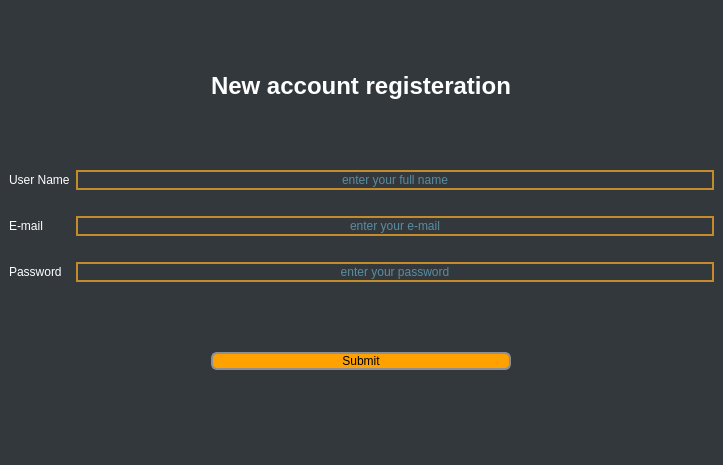
<?xml version="1.0" encoding="UTF-8"?>
<ui version="4.0">
 <class>MainWindow</class>
 <widget class="QMainWindow" name="MainWindow">
  <property name="geometry">
   <rect>
    <x>0</x>
    <y>0</y>
    <width>723</width>
    <height>465</height>
   </rect>
  </property>
  <property name="sizePolicy">
   <sizepolicy hsizetype="Preferred" vsizetype="Preferred">
    <horstretch>0</horstretch>
    <verstretch>0</verstretch>
   </sizepolicy>
  </property>
  <property name="windowTitle">
   <string>MainWindow</string>
  </property>
  <property name="styleSheet">
   <string notr="true">background-color: rgb(51, 56, 61);</string>
  </property>
  <widget class="QWidget" name="centralwidget">
   <layout class="QGridLayout" name="gridLayout">
    <item row="9" column="0">
     <widget class="QLabel" name="password">
      <property name="palette">
       <palette>
        <active>
         <colorrole role="WindowText">
          <brush brushstyle="SolidPattern">
           <color alpha="255">
            <red>255</red>
            <green>255</green>
            <blue>255</blue>
           </color>
          </brush>
         </colorrole>
         <colorrole role="Button">
          <brush brushstyle="SolidPattern">
           <color alpha="255">
            <red>51</red>
            <green>56</green>
            <blue>61</blue>
           </color>
          </brush>
         </colorrole>
         <colorrole role="Base">
          <brush brushstyle="SolidPattern">
           <color alpha="255">
            <red>51</red>
            <green>56</green>
            <blue>61</blue>
           </color>
          </brush>
         </colorrole>
         <colorrole role="Window">
          <brush brushstyle="SolidPattern">
           <color alpha="255">
            <red>51</red>
            <green>56</green>
            <blue>61</blue>
           </color>
          </brush>
         </colorrole>
        </active>
        <inactive>
         <colorrole role="WindowText">
          <brush brushstyle="SolidPattern">
           <color alpha="255">
            <red>255</red>
            <green>255</green>
            <blue>255</blue>
           </color>
          </brush>
         </colorrole>
         <colorrole role="Button">
          <brush brushstyle="SolidPattern">
           <color alpha="255">
            <red>51</red>
            <green>56</green>
            <blue>61</blue>
           </color>
          </brush>
         </colorrole>
         <colorrole role="Base">
          <brush brushstyle="SolidPattern">
           <color alpha="255">
            <red>51</red>
            <green>56</green>
            <blue>61</blue>
           </color>
          </brush>
         </colorrole>
         <colorrole role="Window">
          <brush brushstyle="SolidPattern">
           <color alpha="255">
            <red>51</red>
            <green>56</green>
            <blue>61</blue>
           </color>
          </brush>
         </colorrole>
        </inactive>
        <disabled>
         <colorrole role="WindowText">
          <brush brushstyle="SolidPattern">
           <color alpha="255">
            <red>164</red>
            <green>164</green>
            <blue>164</blue>
           </color>
          </brush>
         </colorrole>
         <colorrole role="Button">
          <brush brushstyle="SolidPattern">
           <color alpha="255">
            <red>51</red>
            <green>56</green>
            <blue>61</blue>
           </color>
          </brush>
         </colorrole>
         <colorrole role="Base">
          <brush brushstyle="SolidPattern">
           <color alpha="255">
            <red>51</red>
            <green>56</green>
            <blue>61</blue>
           </color>
          </brush>
         </colorrole>
         <colorrole role="Window">
          <brush brushstyle="SolidPattern">
           <color alpha="255">
            <red>51</red>
            <green>56</green>
            <blue>61</blue>
           </color>
          </brush>
         </colorrole>
        </disabled>
       </palette>
      </property>
      <property name="text">
       <string>Password</string>
      </property>
      <property name="scaledContents">
       <bool>true</bool>
      </property>
     </widget>
    </item>
    <item row="10" column="1">
     <spacer name="verticalSpacer_2">
      <property name="orientation">
       <enum>Qt::Vertical</enum>
      </property>
      <property name="sizeType">
       <enum>QSizePolicy::MinimumExpanding</enum>
      </property>
      <property name="sizeHint" stdset="0">
       <size>
        <width>20</width>
        <height>20</height>
       </size>
      </property>
     </spacer>
    </item>
    <item row="4" column="3">
     <spacer name="verticalSpacer_3">
      <property name="orientation">
       <enum>Qt::Vertical</enum>
      </property>
      <property name="sizeType">
       <enum>QSizePolicy::Expanding</enum>
      </property>
      <property name="sizeHint" stdset="0">
       <size>
        <width>20</width>
        <height>20</height>
       </size>
      </property>
     </spacer>
    </item>
    <item row="5" column="0">
     <widget class="QLabel" name="name">
      <property name="palette">
       <palette>
        <active>
         <colorrole role="WindowText">
          <brush brushstyle="SolidPattern">
           <color alpha="255">
            <red>255</red>
            <green>255</green>
            <blue>255</blue>
           </color>
          </brush>
         </colorrole>
         <colorrole role="Button">
          <brush brushstyle="SolidPattern">
           <color alpha="255">
            <red>51</red>
            <green>56</green>
            <blue>61</blue>
           </color>
          </brush>
         </colorrole>
         <colorrole role="Base">
          <brush brushstyle="SolidPattern">
           <color alpha="255">
            <red>51</red>
            <green>56</green>
            <blue>61</blue>
           </color>
          </brush>
         </colorrole>
         <colorrole role="Window">
          <brush brushstyle="SolidPattern">
           <color alpha="255">
            <red>51</red>
            <green>56</green>
            <blue>61</blue>
           </color>
          </brush>
         </colorrole>
        </active>
        <inactive>
         <colorrole role="WindowText">
          <brush brushstyle="SolidPattern">
           <color alpha="255">
            <red>255</red>
            <green>255</green>
            <blue>255</blue>
           </color>
          </brush>
         </colorrole>
         <colorrole role="Button">
          <brush brushstyle="SolidPattern">
           <color alpha="255">
            <red>51</red>
            <green>56</green>
            <blue>61</blue>
           </color>
          </brush>
         </colorrole>
         <colorrole role="Base">
          <brush brushstyle="SolidPattern">
           <color alpha="255">
            <red>51</red>
            <green>56</green>
            <blue>61</blue>
           </color>
          </brush>
         </colorrole>
         <colorrole role="Window">
          <brush brushstyle="SolidPattern">
           <color alpha="255">
            <red>51</red>
            <green>56</green>
            <blue>61</blue>
           </color>
          </brush>
         </colorrole>
        </inactive>
        <disabled>
         <colorrole role="WindowText">
          <brush brushstyle="SolidPattern">
           <color alpha="255">
            <red>164</red>
            <green>164</green>
            <blue>164</blue>
           </color>
          </brush>
         </colorrole>
         <colorrole role="Button">
          <brush brushstyle="SolidPattern">
           <color alpha="255">
            <red>51</red>
            <green>56</green>
            <blue>61</blue>
           </color>
          </brush>
         </colorrole>
         <colorrole role="Base">
          <brush brushstyle="SolidPattern">
           <color alpha="255">
            <red>51</red>
            <green>56</green>
            <blue>61</blue>
           </color>
          </brush>
         </colorrole>
         <colorrole role="Window">
          <brush brushstyle="SolidPattern">
           <color alpha="255">
            <red>51</red>
            <green>56</green>
            <blue>61</blue>
           </color>
          </brush>
         </colorrole>
        </disabled>
       </palette>
      </property>
      <property name="text">
       <string>User Name</string>
      </property>
      <property name="scaledContents">
       <bool>true</bool>
      </property>
     </widget>
    </item>
    <item row="8" column="1">
     <spacer name="verticalSpacer_5">
      <property name="orientation">
       <enum>Qt::Vertical</enum>
      </property>
      <property name="sizeType">
       <enum>QSizePolicy::Preferred</enum>
      </property>
      <property name="sizeHint" stdset="0">
       <size>
        <width>20</width>
        <height>20</height>
       </size>
      </property>
     </spacer>
    </item>
    <item row="12" column="5">
     <spacer name="horizontalSpacer">
      <property name="orientation">
       <enum>Qt::Horizontal</enum>
      </property>
      <property name="sizeHint" stdset="0">
       <size>
        <width>40</width>
        <height>20</height>
       </size>
      </property>
     </spacer>
    </item>
    <item row="2" column="3">
     <spacer name="verticalSpacer">
      <property name="orientation">
       <enum>Qt::Vertical</enum>
      </property>
      <property name="sizeType">
       <enum>QSizePolicy::Expanding</enum>
      </property>
      <property name="sizeHint" stdset="0">
       <size>
        <width>20</width>
        <height>20</height>
       </size>
      </property>
     </spacer>
    </item>
    <item row="7" column="1" colspan="6">
     <widget class="QLineEdit" name="mailTxt">
      <property name="sizePolicy">
       <sizepolicy hsizetype="Expanding" vsizetype="Fixed">
        <horstretch>100</horstretch>
        <verstretch>0</verstretch>
       </sizepolicy>
      </property>
      <property name="palette">
       <palette>
        <active>
         <colorrole role="Button">
          <brush brushstyle="SolidPattern">
           <color alpha="255">
            <red>51</red>
            <green>56</green>
            <blue>61</blue>
           </color>
          </brush>
         </colorrole>
         <colorrole role="Text">
          <brush brushstyle="SolidPattern">
           <color alpha="255">
            <red>173</red>
            <green>212</green>
            <blue>136</blue>
           </color>
          </brush>
         </colorrole>
         <colorrole role="Base">
          <brush brushstyle="SolidPattern">
           <color alpha="255">
            <red>51</red>
            <green>56</green>
            <blue>61</blue>
           </color>
          </brush>
         </colorrole>
         <colorrole role="Window">
          <brush brushstyle="SolidPattern">
           <color alpha="255">
            <red>51</red>
            <green>56</green>
            <blue>61</blue>
           </color>
          </brush>
         </colorrole>
         <colorrole role="PlaceholderText">
          <brush brushstyle="SolidPattern">
           <color alpha="128">
            <red>130</red>
            <green>224</green>
            <blue>255</blue>
           </color>
          </brush>
         </colorrole>
        </active>
        <inactive>
         <colorrole role="Button">
          <brush brushstyle="SolidPattern">
           <color alpha="255">
            <red>51</red>
            <green>56</green>
            <blue>61</blue>
           </color>
          </brush>
         </colorrole>
         <colorrole role="Text">
          <brush brushstyle="SolidPattern">
           <color alpha="255">
            <red>173</red>
            <green>212</green>
            <blue>136</blue>
           </color>
          </brush>
         </colorrole>
         <colorrole role="Base">
          <brush brushstyle="SolidPattern">
           <color alpha="255">
            <red>51</red>
            <green>56</green>
            <blue>61</blue>
           </color>
          </brush>
         </colorrole>
         <colorrole role="Window">
          <brush brushstyle="SolidPattern">
           <color alpha="255">
            <red>51</red>
            <green>56</green>
            <blue>61</blue>
           </color>
          </brush>
         </colorrole>
         <colorrole role="PlaceholderText">
          <brush brushstyle="SolidPattern">
           <color alpha="128">
            <red>130</red>
            <green>224</green>
            <blue>255</blue>
           </color>
          </brush>
         </colorrole>
        </inactive>
        <disabled>
         <colorrole role="Button">
          <brush brushstyle="SolidPattern">
           <color alpha="255">
            <red>51</red>
            <green>56</green>
            <blue>61</blue>
           </color>
          </brush>
         </colorrole>
         <colorrole role="Text">
          <brush brushstyle="SolidPattern">
           <color alpha="255">
            <red>170</red>
            <green>170</green>
            <blue>170</blue>
           </color>
          </brush>
         </colorrole>
         <colorrole role="Base">
          <brush brushstyle="SolidPattern">
           <color alpha="255">
            <red>51</red>
            <green>56</green>
            <blue>61</blue>
           </color>
          </brush>
         </colorrole>
         <colorrole role="Window">
          <brush brushstyle="SolidPattern">
           <color alpha="255">
            <red>51</red>
            <green>56</green>
            <blue>61</blue>
           </color>
          </brush>
         </colorrole>
         <colorrole role="PlaceholderText">
          <brush brushstyle="SolidPattern">
           <color alpha="128">
            <red>130</red>
            <green>224</green>
            <blue>255</blue>
           </color>
          </brush>
         </colorrole>
        </disabled>
       </palette>
      </property>
      <property name="cursor">
       <cursorShape>IBeamCursor</cursorShape>
      </property>
      <property name="styleSheet">
       <string notr="true"> border: 2px solid #8f8f91;
    border-radius: 11px;
border-color:rgb(195, 139, 42);

</string>
      </property>
      <property name="text">
       <string/>
      </property>
      <property name="alignment">
       <set>Qt::AlignCenter</set>
      </property>
      <property name="placeholderText">
       <string>enter your e-mail</string>
      </property>
     </widget>
    </item>
    <item row="3" column="3">
     <widget class="QLabel" name="formTitle">
      <property name="palette">
       <palette>
        <active>
         <colorrole role="WindowText">
          <brush brushstyle="SolidPattern">
           <color alpha="255">
            <red>255</red>
            <green>255</green>
            <blue>255</blue>
           </color>
          </brush>
         </colorrole>
         <colorrole role="Button">
          <brush brushstyle="SolidPattern">
           <color alpha="255">
            <red>51</red>
            <green>56</green>
            <blue>61</blue>
           </color>
          </brush>
         </colorrole>
         <colorrole role="Base">
          <brush brushstyle="SolidPattern">
           <color alpha="255">
            <red>51</red>
            <green>56</green>
            <blue>61</blue>
           </color>
          </brush>
         </colorrole>
         <colorrole role="Window">
          <brush brushstyle="SolidPattern">
           <color alpha="255">
            <red>51</red>
            <green>56</green>
            <blue>61</blue>
           </color>
          </brush>
         </colorrole>
        </active>
        <inactive>
         <colorrole role="WindowText">
          <brush brushstyle="SolidPattern">
           <color alpha="255">
            <red>255</red>
            <green>255</green>
            <blue>255</blue>
           </color>
          </brush>
         </colorrole>
         <colorrole role="Button">
          <brush brushstyle="SolidPattern">
           <color alpha="255">
            <red>51</red>
            <green>56</green>
            <blue>61</blue>
           </color>
          </brush>
         </colorrole>
         <colorrole role="Base">
          <brush brushstyle="SolidPattern">
           <color alpha="255">
            <red>51</red>
            <green>56</green>
            <blue>61</blue>
           </color>
          </brush>
         </colorrole>
         <colorrole role="Window">
          <brush brushstyle="SolidPattern">
           <color alpha="255">
            <red>51</red>
            <green>56</green>
            <blue>61</blue>
           </color>
          </brush>
         </colorrole>
        </inactive>
        <disabled>
         <colorrole role="WindowText">
          <brush brushstyle="SolidPattern">
           <color alpha="255">
            <red>164</red>
            <green>164</green>
            <blue>164</blue>
           </color>
          </brush>
         </colorrole>
         <colorrole role="Button">
          <brush brushstyle="SolidPattern">
           <color alpha="255">
            <red>51</red>
            <green>56</green>
            <blue>61</blue>
           </color>
          </brush>
         </colorrole>
         <colorrole role="Base">
          <brush brushstyle="SolidPattern">
           <color alpha="255">
            <red>51</red>
            <green>56</green>
            <blue>61</blue>
           </color>
          </brush>
         </colorrole>
         <colorrole role="Window">
          <brush brushstyle="SolidPattern">
           <color alpha="255">
            <red>51</red>
            <green>56</green>
            <blue>61</blue>
           </color>
          </brush>
         </colorrole>
        </disabled>
       </palette>
      </property>
      <property name="font">
       <font>
        <pointsize>18</pointsize>
        <weight>75</weight>
        <bold>true</bold>
        <underline>false</underline>
       </font>
      </property>
      <property name="text">
       <string>New account registeration</string>
      </property>
     </widget>
    </item>
    <item row="7" column="0">
     <widget class="QLabel" name="mail">
      <property name="palette">
       <palette>
        <active>
         <colorrole role="WindowText">
          <brush brushstyle="SolidPattern">
           <color alpha="255">
            <red>255</red>
            <green>255</green>
            <blue>255</blue>
           </color>
          </brush>
         </colorrole>
         <colorrole role="Button">
          <brush brushstyle="SolidPattern">
           <color alpha="255">
            <red>51</red>
            <green>56</green>
            <blue>61</blue>
           </color>
          </brush>
         </colorrole>
         <colorrole role="Base">
          <brush brushstyle="SolidPattern">
           <color alpha="255">
            <red>51</red>
            <green>56</green>
            <blue>61</blue>
           </color>
          </brush>
         </colorrole>
         <colorrole role="Window">
          <brush brushstyle="SolidPattern">
           <color alpha="255">
            <red>51</red>
            <green>56</green>
            <blue>61</blue>
           </color>
          </brush>
         </colorrole>
        </active>
        <inactive>
         <colorrole role="WindowText">
          <brush brushstyle="SolidPattern">
           <color alpha="255">
            <red>255</red>
            <green>255</green>
            <blue>255</blue>
           </color>
          </brush>
         </colorrole>
         <colorrole role="Button">
          <brush brushstyle="SolidPattern">
           <color alpha="255">
            <red>51</red>
            <green>56</green>
            <blue>61</blue>
           </color>
          </brush>
         </colorrole>
         <colorrole role="Base">
          <brush brushstyle="SolidPattern">
           <color alpha="255">
            <red>51</red>
            <green>56</green>
            <blue>61</blue>
           </color>
          </brush>
         </colorrole>
         <colorrole role="Window">
          <brush brushstyle="SolidPattern">
           <color alpha="255">
            <red>51</red>
            <green>56</green>
            <blue>61</blue>
           </color>
          </brush>
         </colorrole>
        </inactive>
        <disabled>
         <colorrole role="WindowText">
          <brush brushstyle="SolidPattern">
           <color alpha="255">
            <red>164</red>
            <green>164</green>
            <blue>164</blue>
           </color>
          </brush>
         </colorrole>
         <colorrole role="Button">
          <brush brushstyle="SolidPattern">
           <color alpha="255">
            <red>51</red>
            <green>56</green>
            <blue>61</blue>
           </color>
          </brush>
         </colorrole>
         <colorrole role="Base">
          <brush brushstyle="SolidPattern">
           <color alpha="255">
            <red>51</red>
            <green>56</green>
            <blue>61</blue>
           </color>
          </brush>
         </colorrole>
         <colorrole role="Window">
          <brush brushstyle="SolidPattern">
           <color alpha="255">
            <red>51</red>
            <green>56</green>
            <blue>61</blue>
           </color>
          </brush>
         </colorrole>
        </disabled>
       </palette>
      </property>
      <property name="text">
       <string>E-mail</string>
      </property>
      <property name="scaledContents">
       <bool>true</bool>
      </property>
     </widget>
    </item>
    <item row="3" column="2">
     <spacer name="horizontalSpacer_2">
      <property name="orientation">
       <enum>Qt::Horizontal</enum>
      </property>
      <property name="sizeHint" stdset="0">
       <size>
        <width>40</width>
        <height>20</height>
       </size>
      </property>
     </spacer>
    </item>
    <item row="3" column="4">
     <spacer name="horizontalSpacer_3">
      <property name="orientation">
       <enum>Qt::Horizontal</enum>
      </property>
      <property name="sizeHint" stdset="0">
       <size>
        <width>40</width>
        <height>20</height>
       </size>
      </property>
     </spacer>
    </item>
    <item row="6" column="1">
     <spacer name="verticalSpacer_4">
      <property name="orientation">
       <enum>Qt::Vertical</enum>
      </property>
      <property name="sizeType">
       <enum>QSizePolicy::Preferred</enum>
      </property>
      <property name="sizeHint" stdset="0">
       <size>
        <width>20</width>
        <height>20</height>
       </size>
      </property>
     </spacer>
    </item>
    <item row="12" column="3">
     <widget class="QPushButton" name="submit">
      <property name="sizePolicy">
       <sizepolicy hsizetype="MinimumExpanding" vsizetype="Fixed">
        <horstretch>0</horstretch>
        <verstretch>0</verstretch>
       </sizepolicy>
      </property>
      <property name="palette">
       <palette>
        <active>
         <colorrole role="Button">
          <brush brushstyle="SolidPattern">
           <color alpha="255">
            <red>255</red>
            <green>162</green>
            <blue>0</blue>
           </color>
          </brush>
         </colorrole>
         <colorrole role="Base">
          <brush brushstyle="SolidPattern">
           <color alpha="255">
            <red>255</red>
            <green>162</green>
            <blue>0</blue>
           </color>
          </brush>
         </colorrole>
         <colorrole role="Window">
          <brush brushstyle="SolidPattern">
           <color alpha="255">
            <red>255</red>
            <green>162</green>
            <blue>0</blue>
           </color>
          </brush>
         </colorrole>
        </active>
        <inactive>
         <colorrole role="Button">
          <brush brushstyle="SolidPattern">
           <color alpha="255">
            <red>255</red>
            <green>162</green>
            <blue>0</blue>
           </color>
          </brush>
         </colorrole>
         <colorrole role="Base">
          <brush brushstyle="SolidPattern">
           <color alpha="255">
            <red>255</red>
            <green>162</green>
            <blue>0</blue>
           </color>
          </brush>
         </colorrole>
         <colorrole role="Window">
          <brush brushstyle="SolidPattern">
           <color alpha="255">
            <red>255</red>
            <green>162</green>
            <blue>0</blue>
           </color>
          </brush>
         </colorrole>
        </inactive>
        <disabled>
         <colorrole role="Button">
          <brush brushstyle="SolidPattern">
           <color alpha="255">
            <red>255</red>
            <green>162</green>
            <blue>0</blue>
           </color>
          </brush>
         </colorrole>
         <colorrole role="Base">
          <brush brushstyle="SolidPattern">
           <color alpha="255">
            <red>255</red>
            <green>162</green>
            <blue>0</blue>
           </color>
          </brush>
         </colorrole>
         <colorrole role="Window">
          <brush brushstyle="SolidPattern">
           <color alpha="255">
            <red>255</red>
            <green>162</green>
            <blue>0</blue>
           </color>
          </brush>
         </colorrole>
        </disabled>
       </palette>
      </property>
      <property name="styleSheet">
       <string notr="true">border: 2px solid #8f8f91;
background-color: rgb(255, 162, 0);
border-radius: 6px;</string>
      </property>
      <property name="text">
       <string>Submit</string>
      </property>
     </widget>
    </item>
    <item row="5" column="1" colspan="6">
     <widget class="QLineEdit" name="nameTxt">
      <property name="sizePolicy">
       <sizepolicy hsizetype="Expanding" vsizetype="Fixed">
        <horstretch>100</horstretch>
        <verstretch>0</verstretch>
       </sizepolicy>
      </property>
      <property name="palette">
       <palette>
        <active>
         <colorrole role="Button">
          <brush brushstyle="SolidPattern">
           <color alpha="255">
            <red>51</red>
            <green>56</green>
            <blue>61</blue>
           </color>
          </brush>
         </colorrole>
         <colorrole role="Text">
          <brush brushstyle="SolidPattern">
           <color alpha="255">
            <red>173</red>
            <green>212</green>
            <blue>136</blue>
           </color>
          </brush>
         </colorrole>
         <colorrole role="Base">
          <brush brushstyle="SolidPattern">
           <color alpha="255">
            <red>51</red>
            <green>56</green>
            <blue>61</blue>
           </color>
          </brush>
         </colorrole>
         <colorrole role="Window">
          <brush brushstyle="SolidPattern">
           <color alpha="255">
            <red>51</red>
            <green>56</green>
            <blue>61</blue>
           </color>
          </brush>
         </colorrole>
         <colorrole role="PlaceholderText">
          <brush brushstyle="SolidPattern">
           <color alpha="128">
            <red>130</red>
            <green>224</green>
            <blue>255</blue>
           </color>
          </brush>
         </colorrole>
        </active>
        <inactive>
         <colorrole role="Button">
          <brush brushstyle="SolidPattern">
           <color alpha="255">
            <red>51</red>
            <green>56</green>
            <blue>61</blue>
           </color>
          </brush>
         </colorrole>
         <colorrole role="Text">
          <brush brushstyle="SolidPattern">
           <color alpha="255">
            <red>173</red>
            <green>212</green>
            <blue>136</blue>
           </color>
          </brush>
         </colorrole>
         <colorrole role="Base">
          <brush brushstyle="SolidPattern">
           <color alpha="255">
            <red>51</red>
            <green>56</green>
            <blue>61</blue>
           </color>
          </brush>
         </colorrole>
         <colorrole role="Window">
          <brush brushstyle="SolidPattern">
           <color alpha="255">
            <red>51</red>
            <green>56</green>
            <blue>61</blue>
           </color>
          </brush>
         </colorrole>
         <colorrole role="PlaceholderText">
          <brush brushstyle="SolidPattern">
           <color alpha="128">
            <red>130</red>
            <green>224</green>
            <blue>255</blue>
           </color>
          </brush>
         </colorrole>
        </inactive>
        <disabled>
         <colorrole role="Button">
          <brush brushstyle="SolidPattern">
           <color alpha="255">
            <red>51</red>
            <green>56</green>
            <blue>61</blue>
           </color>
          </brush>
         </colorrole>
         <colorrole role="Text">
          <brush brushstyle="SolidPattern">
           <color alpha="255">
            <red>170</red>
            <green>170</green>
            <blue>170</blue>
           </color>
          </brush>
         </colorrole>
         <colorrole role="Base">
          <brush brushstyle="SolidPattern">
           <color alpha="255">
            <red>51</red>
            <green>56</green>
            <blue>61</blue>
           </color>
          </brush>
         </colorrole>
         <colorrole role="Window">
          <brush brushstyle="SolidPattern">
           <color alpha="255">
            <red>51</red>
            <green>56</green>
            <blue>61</blue>
           </color>
          </brush>
         </colorrole>
         <colorrole role="PlaceholderText">
          <brush brushstyle="SolidPattern">
           <color alpha="128">
            <red>130</red>
            <green>224</green>
            <blue>255</blue>
           </color>
          </brush>
         </colorrole>
        </disabled>
       </palette>
      </property>
      <property name="styleSheet">
       <string notr="true"> border: 2px solid #8f8f91;
 border-radius: 11px;
border-color:rgb(195, 139, 42);
</string>
      </property>
      <property name="text">
       <string/>
      </property>
      <property name="alignment">
       <set>Qt::AlignCenter</set>
      </property>
      <property name="placeholderText">
       <string>enter your full name</string>
      </property>
     </widget>
    </item>
    <item row="9" column="1" colspan="6">
     <widget class="QLineEdit" name="passwordTxt">
      <property name="sizePolicy">
       <sizepolicy hsizetype="Expanding" vsizetype="Fixed">
        <horstretch>100</horstretch>
        <verstretch>0</verstretch>
       </sizepolicy>
      </property>
      <property name="palette">
       <palette>
        <active>
         <colorrole role="WindowText">
          <brush brushstyle="SolidPattern">
           <color alpha="255">
            <red>173</red>
            <green>212</green>
            <blue>136</blue>
           </color>
          </brush>
         </colorrole>
         <colorrole role="Button">
          <brush brushstyle="SolidPattern">
           <color alpha="255">
            <red>51</red>
            <green>56</green>
            <blue>61</blue>
           </color>
          </brush>
         </colorrole>
         <colorrole role="Text">
          <brush brushstyle="SolidPattern">
           <color alpha="255">
            <red>173</red>
            <green>212</green>
            <blue>136</blue>
           </color>
          </brush>
         </colorrole>
         <colorrole role="Base">
          <brush brushstyle="SolidPattern">
           <color alpha="255">
            <red>51</red>
            <green>56</green>
            <blue>61</blue>
           </color>
          </brush>
         </colorrole>
         <colorrole role="Window">
          <brush brushstyle="SolidPattern">
           <color alpha="255">
            <red>51</red>
            <green>56</green>
            <blue>61</blue>
           </color>
          </brush>
         </colorrole>
         <colorrole role="PlaceholderText">
          <brush brushstyle="SolidPattern">
           <color alpha="128">
            <red>130</red>
            <green>224</green>
            <blue>255</blue>
           </color>
          </brush>
         </colorrole>
        </active>
        <inactive>
         <colorrole role="WindowText">
          <brush brushstyle="SolidPattern">
           <color alpha="255">
            <red>173</red>
            <green>212</green>
            <blue>136</blue>
           </color>
          </brush>
         </colorrole>
         <colorrole role="Button">
          <brush brushstyle="SolidPattern">
           <color alpha="255">
            <red>51</red>
            <green>56</green>
            <blue>61</blue>
           </color>
          </brush>
         </colorrole>
         <colorrole role="Text">
          <brush brushstyle="SolidPattern">
           <color alpha="255">
            <red>173</red>
            <green>212</green>
            <blue>136</blue>
           </color>
          </brush>
         </colorrole>
         <colorrole role="Base">
          <brush brushstyle="SolidPattern">
           <color alpha="255">
            <red>51</red>
            <green>56</green>
            <blue>61</blue>
           </color>
          </brush>
         </colorrole>
         <colorrole role="Window">
          <brush brushstyle="SolidPattern">
           <color alpha="255">
            <red>51</red>
            <green>56</green>
            <blue>61</blue>
           </color>
          </brush>
         </colorrole>
         <colorrole role="PlaceholderText">
          <brush brushstyle="SolidPattern">
           <color alpha="128">
            <red>130</red>
            <green>224</green>
            <blue>255</blue>
           </color>
          </brush>
         </colorrole>
        </inactive>
        <disabled>
         <colorrole role="WindowText">
          <brush brushstyle="SolidPattern">
           <color alpha="255">
            <red>164</red>
            <green>164</green>
            <blue>164</blue>
           </color>
          </brush>
         </colorrole>
         <colorrole role="Button">
          <brush brushstyle="SolidPattern">
           <color alpha="255">
            <red>51</red>
            <green>56</green>
            <blue>61</blue>
           </color>
          </brush>
         </colorrole>
         <colorrole role="Text">
          <brush brushstyle="SolidPattern">
           <color alpha="255">
            <red>170</red>
            <green>170</green>
            <blue>170</blue>
           </color>
          </brush>
         </colorrole>
         <colorrole role="Base">
          <brush brushstyle="SolidPattern">
           <color alpha="255">
            <red>51</red>
            <green>56</green>
            <blue>61</blue>
           </color>
          </brush>
         </colorrole>
         <colorrole role="Window">
          <brush brushstyle="SolidPattern">
           <color alpha="255">
            <red>51</red>
            <green>56</green>
            <blue>61</blue>
           </color>
          </brush>
         </colorrole>
         <colorrole role="PlaceholderText">
          <brush brushstyle="SolidPattern">
           <color alpha="128">
            <red>130</red>
            <green>224</green>
            <blue>255</blue>
           </color>
          </brush>
         </colorrole>
        </disabled>
       </palette>
      </property>
      <property name="styleSheet">
       <string notr="true"> border: 2px solid #8f8f91;
 border-radius: 11px;
border-color:rgb(195, 139, 42)
</string>
      </property>
      <property name="echoMode">
       <enum>QLineEdit::Password</enum>
      </property>
      <property name="alignment">
       <set>Qt::AlignCenter</set>
      </property>
      <property name="placeholderText">
       <string>enter your password</string>
      </property>
     </widget>
    </item>
    <item row="13" column="3">
     <spacer name="verticalSpacer_6">
      <property name="orientation">
       <enum>Qt::Vertical</enum>
      </property>
      <property name="sizeHint" stdset="0">
       <size>
        <width>20</width>
        <height>40</height>
       </size>
      </property>
     </spacer>
    </item>
   </layout>
  </widget>
  <widget class="QStatusBar" name="statusbar"/>
  <widget class="QMenuBar" name="menubar">
   <property name="geometry">
    <rect>
     <x>0</x>
     <y>0</y>
     <width>723</width>
     <height>30</height>
    </rect>
   </property>
  </widget>
  <action name="actionopen">
   <property name="text">
    <string>open</string>
   </property>
  </action>
  <action name="actionsave">
   <property name="text">
    <string>save</string>
   </property>
  </action>
 </widget>
 <resources/>
 <connections/>
</ui>
